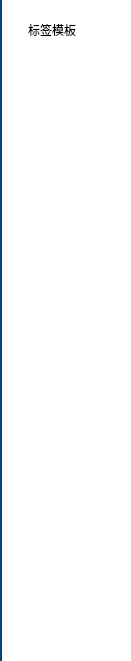
<?xml version="1.0" encoding="UTF-8"?>
<ui version="4.0">
 <class>BucketTagClass</class>
 <widget class="QWidget" name="BucketTagClass">
  <property name="geometry">
   <rect>
    <x>0</x>
    <y>0</y>
    <width>131</width>
    <height>661</height>
   </rect>
  </property>
  <property name="windowTitle">
   <string>Form</string>
  </property>
  <property name="accessibleName">
   <string notr="true">color:252526</string>
  </property>
  <property name="styleSheet">
   <string notr="true">QWidget#BucketTagClass{
	background-color:#ffffff;
	border: solid;
	border-left-width:2px;
	border-color: #094371;
}


QCheckBox[accessibleName=&quot;group:tab&quot;]{
	color: #0d436f;
	font: 11pt;
	padding: 5 0 0 20;
}

QCheckBox[accessibleName=&quot;group:tab&quot;]::indicator {
    width: 0;
    height: 0;
}

QCheckBox[accessibleName=&quot;group:tab&quot;]:unchecked{
	border-image: url(:/pluginBucket/simple/img/tab.png);
}
QCheckBox[accessibleName=&quot;group:tab&quot;]:checked {
	border-image: url(:/pluginBucket/simple/img/tab.png);
}



QScrollArea{
	border: 0;
	background-color:transparent;
}

QScrollArea QWidget{
	background-color:transparent;
}


QScrollBar:vertical {
     border: 0;
     background: #cddbe6;
     width: 5px;
 }
 QScrollBar::handle:vertical {
     background: #06447f;
     min-height: 20px;
 }
</string>
  </property>
  <layout class="QVBoxLayout" name="verticalLayout">
   <property name="spacing">
    <number>0</number>
   </property>
   <property name="leftMargin">
    <number>0</number>
   </property>
   <property name="topMargin">
    <number>0</number>
   </property>
   <property name="rightMargin">
    <number>0</number>
   </property>
   <property name="bottomMargin">
    <number>0</number>
   </property>
   <item>
    <widget class="QScrollArea" name="scrollArea">
     <property name="minimumSize">
      <size>
       <width>0</width>
       <height>0</height>
      </size>
     </property>
     <property name="maximumSize">
      <size>
       <width>16777215</width>
       <height>16777215</height>
      </size>
     </property>
     <property name="verticalScrollBarPolicy">
      <enum>Qt::ScrollBarAlwaysOff</enum>
     </property>
     <property name="widgetResizable">
      <bool>true</bool>
     </property>
     <widget class="QWidget" name="widget">
      <property name="geometry">
       <rect>
        <x>0</x>
        <y>0</y>
        <width>131</width>
        <height>661</height>
       </rect>
      </property>
      <layout class="QVBoxLayout" name="verticalLayout_4">
       <property name="spacing">
        <number>0</number>
       </property>
       <property name="leftMargin">
        <number>0</number>
       </property>
       <property name="topMargin">
        <number>0</number>
       </property>
       <property name="rightMargin">
        <number>0</number>
       </property>
       <property name="bottomMargin">
        <number>0</number>
       </property>
       <item>
        <widget class="QWidget" name="__container" native="true">
         <property name="minimumSize">
          <size>
           <width>0</width>
           <height>0</height>
          </size>
         </property>
         <property name="maximumSize">
          <size>
           <width>16777215</width>
           <height>16777215</height>
          </size>
         </property>
         <layout class="QVBoxLayout" name="verticalLayout_3">
          <item>
           <widget class="QCheckBox" name="__tpl">
            <property name="minimumSize">
             <size>
              <width>109</width>
              <height>42</height>
             </size>
            </property>
            <property name="maximumSize">
             <size>
              <width>109</width>
              <height>42</height>
             </size>
            </property>
            <property name="accessibleName">
             <string notr="true">group:tab</string>
            </property>
            <property name="text">
             <string>标签模板</string>
            </property>
           </widget>
          </item>
         </layout>
        </widget>
       </item>
       <item>
        <spacer name="verticalSpacer_2">
         <property name="orientation">
          <enum>Qt::Vertical</enum>
         </property>
         <property name="sizeHint" stdset="0">
          <size>
           <width>20</width>
           <height>605</height>
          </size>
         </property>
        </spacer>
       </item>
      </layout>
     </widget>
    </widget>
   </item>
  </layout>
 </widget>
 <resources>
  <include location="pluginBucket.qrc"/>
 </resources>
 <connections/>
</ui>
